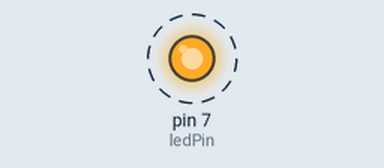
Bench run of a sketch on a simulated Arduino Uno, built with avr-gcc and run on an emulated ATmega328P. On the bench: output pins drawn as LEDs (lit = HIGH). Dashed ring = blinking. What the sketch prints to the serial monitor is not drawn.

Above: at 0.5 s.
Timing chart, 0 to 4.6 s (numbered marks = the images above):
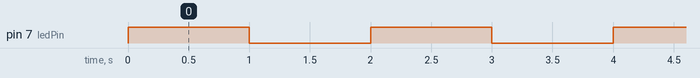

The sketch:

blink2.ino
```cpp
const int ledPin = 7;

void setup() {
    // Opsæt kommunikationshastighed med PC
    Serial.begin(115200);

    // Opsæt ledPin til at blive anvendt som output
    pinMode(ledPin, OUTPUT);
}

void loop() {
    // Sæt outputtet på ledPin til lig med negationen ledPins signal
    digitalWrite(ledPin, !digitalRead(ledPin));

    // Skriv forskellige tekster til PC afhængig af værdien af ledState
    if (digitalRead(ledPin) == true) {
        Serial.println("LED'en er tændt.");
    } else {
        Serial.println("LED'en er slukket.");
    }

    // Vent 1000 millisekunder
    delay(1000);
}
```

Measured:
- by itself, pin 7 (ledPin): alternates HIGH for 1.0 s and LOW for 1.0 s
